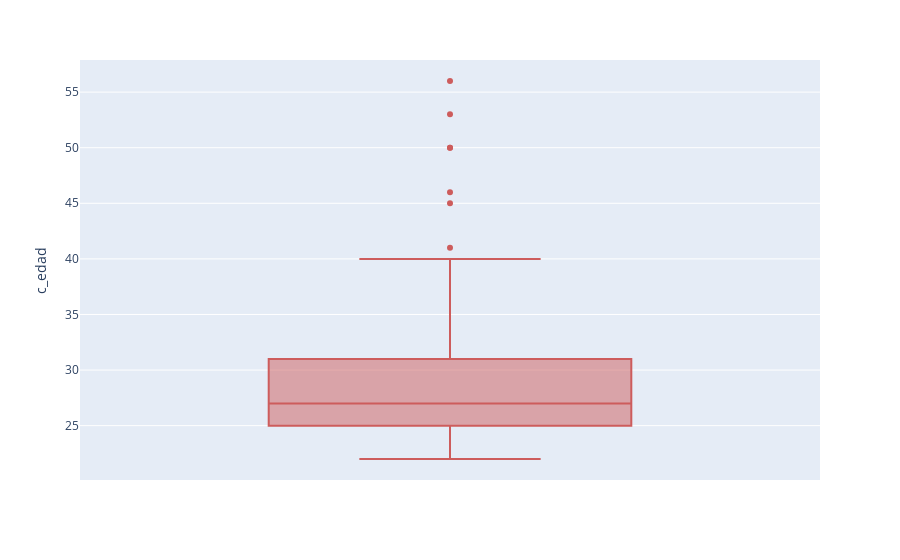

Notebook code cell kept with this figure:
### Code cell
fig = px.box(df, y="c_edad",color_discrete_sequence=['indianred'])
fig.show()

### Figure 1 — Plotly figure (JSON) as saved in the notebook; plotly's stock layout.template omitted (floating-point values rounded to 4 significant figures; data arrays with more than 128 entries replaced by an {"elided": "..."} marker saying what was removed)
{"data": [{"alignmentgroup": "True", "hovertemplate": "c_edad=%{y}<extra></extra>", "legendgroup": "", "marker": {"color": "indianred"}, "name": "", "notched": false, "offsetgroup": "", "orientation": "v", "showlegend": false, "type": "box", "x0": " ", "xaxis": "x", "y": {"elided": "135 int values"}, "y0": " ", "yaxis": "y"}], "layout": {"boxmode": "group", "legend": {"tracegroupgap": 0}, "margin": {"t": 60}, "xaxis": {"anchor": "y", "domain": [0, 1]}, "yaxis": {"anchor": "x", "domain": [0, 1], "title": {"text": "c_edad"}}}}
